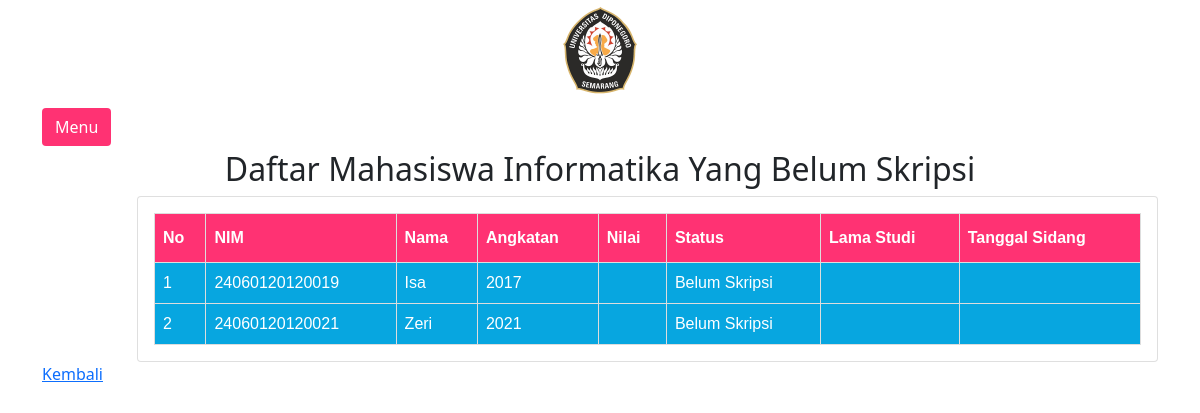
/Departemen/data_mhs_blm_skripsi.php (signed in), run on the app's committed database.
### tables this page shows
CREATE TABLE `skripsi` (
  `nim_mhs` bigint(200) NOT NULL,
  `status_skripsi` varchar(20) NOT NULL,
  `nilai_skripsi` char(1) DEFAULT NULL,
  `lama_belajar` int(11) DEFAULT NULL,
  `tanggal_sidang` date DEFAULT NULL,
  `ba_skripsi` varchar(200) DEFAULT NULL
);

CREATE TABLE `mahasiswa` (
  `NIM` bigint(200) NOT NULL,
  `nama_mhs` varchar(50) NOT NULL,
  `no_hp_mhs` varchar(15) NOT NULL,
  `angkatan` varchar(4) NOT NULL,
  `jalur_masuk` varchar(10) NOT NULL,
  `email_mhs` varchar(50) NOT NULL,
  `password_mhs` varchar(20) NOT NULL,
  `alamat_mhs` varchar(100) NOT NULL,
  `status_mhs` varchar(15) NOT NULL
);

### Departemen/data_mhs_blm_skripsi.php (the view, shortened to what this page needs)
<?php
require '../db_connect.php';
$result = mysqli_query($koneksi, "SELECT mahasiswa.NIM, mahasiswa.nama_mhs, mahasiswa.angkatan, skripsi.nilai_skripsi, skripsi.status_skripsi, skripsi.lama_belajar, skripsi.tanggal_sidang
FROM mahasiswa INNER JOIN skripsi ON mahasiswa.NIM = skripsi.nim_mhs WHERE skripsi.status_skripsi = 'Belum Skripsi' ORDER BY mahasiswa.angkatan");
?>
<!DOCTYPE html>
<html lang="en">
<head>
    <link rel="stylesheet" href="https://stackpath.bootstrapcdn.com/bootstrap/5.0.0-alpha2/css/bootstrap.min.css">
</head>
<body>
    <div class="foto text-center">
        <img src="logoundip.png" alt="" class=" logo" width="100px">
    </div>
    <section class="p-1 my-container ">
        <div class="container m-p-0">
            <button class="btn my-1" id="menu-btn">Menu</button><br>
            <center><h2>Daftar Mahasiswa Informatika Yang Belum Skripsi</h2></center>
            <div class="row">
            <div class="col-lg-1">
            </div>
            <div class="col-lg-11">
                <div class="card">
                    <div class="card-body">
                        <table id="customers">
                            <tr>
                              <th>No</th>
                              <th>NIM</th>
                              <th>Nama</th>
                              <th>Angkatan</th>
                              <th>Nilai</th>
                              <th>Status</th>
                              <th>Lama Studi</th>
                              <th>Tanggal Sidang</th>
                            </tr>
                            <?php
                            $i = 1;
                            while ($row = $result->fetch_object()){
                                echo '<tr>';
                                echo '<td>' .$i. '</td>';
                                echo '<td>' .$row->NIM. '</td>';
                                echo '<td>' .$row->nama_mhs. '</td>';
                                echo '<td>' .$row->angkatan. '</td>';
                                echo '<td>' .$row->nilai_skripsi. '</td>';
                                echo '<td>' .$row->status_skripsi. '</td>';
                                echo '<td>' .$row->lama_belajar. '</td>';
                                echo '<td>' .$row->tanggal_sidang. '</td>';
                                echo '</tr>';
                                $i++;
                            }
                            ?>
                          </table>
                    </div>
                </div>
            </div>
            </div>
            <a href="data_mhs_skripsi.php">Kembali</a>
        </div>
    </section>
    <div id="chartContainer" style="height: 370px; width: 100%;"></div>
</body>
</html>

### Departemen/data_mhs_blm_skripsi.php (style rules this page uses)
* { margin: 0; }
body { min-height: 100vh; background-color: #fff; }
.my-container { transition: 0.4s; }
#menu-btn { background-color: #ff3273; color: #fff; }
#customers { font-family: Arial, Helvetica, sans-serif; border-collapse: collapse; width: 100%; }
#customers td, #customers th { border: 1px solid #ddd; padding: 8px; }
#customers tr { background-color: #07a6e0; color: white; }
#customers th { padding-top: 12px; padding-bottom: 12px; text-align: left; background-color: #ff3273; color: white; }

### data on the page
skripsi: nim_mhs.NIM "24060120120019", nim_mhs.nama_mhs "Isa", nim_mhs.angkatan "2017", status_skripsi "Belum Skripsi"
skripsi: nim_mhs.NIM "24060120120021", nim_mhs.nama_mhs "Zeri", nim_mhs.angkatan "2021", status_skripsi "Belum Skripsi"
